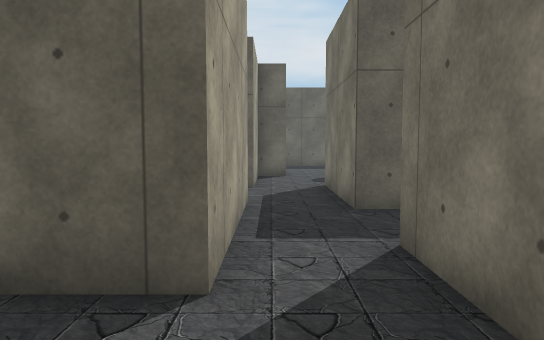
view 1 (above)

20 first-person views from a walk through a 3-D level made in the Unity game engine. The camera is 1.2 m above the floor, tilts 4° down and sees 70° across. The floor is counted in squares, 1 m on a side. Each view is taken from the middle of a square. On the plan, view 1 faces up. The plan holds only what a view shows up to about 15 squares ahead; the rest is blank. The place goes on beyond the plan. The player character is not drawn. Some animated figures are not drawn. Door leaves are left out, so doorways stand open. Some surface patterns are stand-ins.

view 2
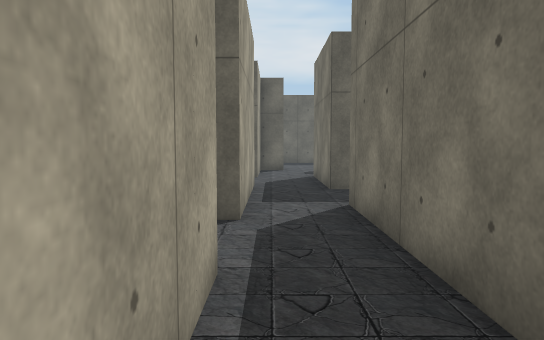

view 3
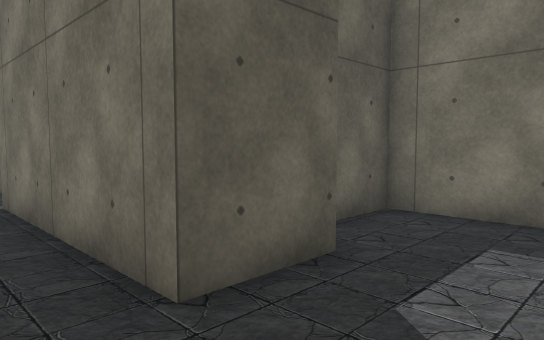

view 4
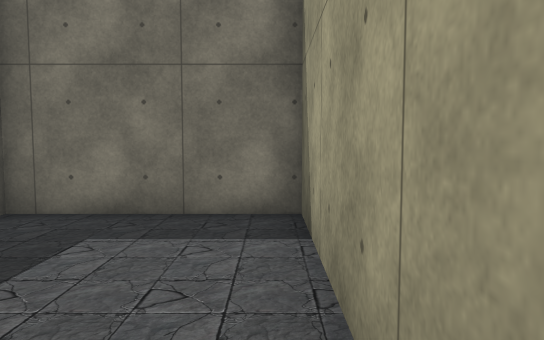

view 5
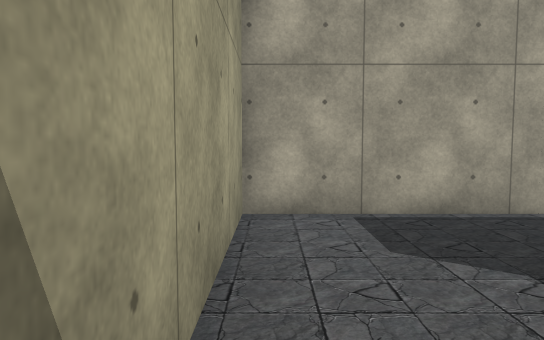

view 6
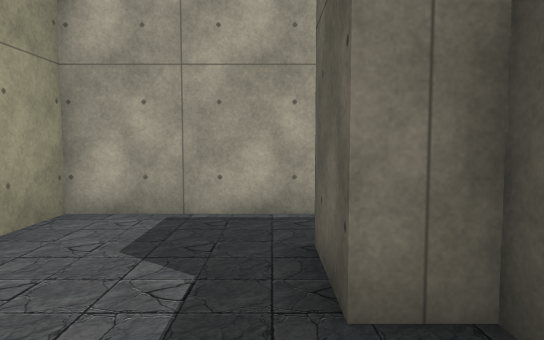

view 7
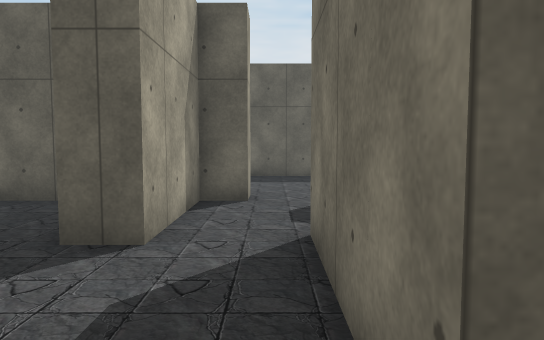

view 8
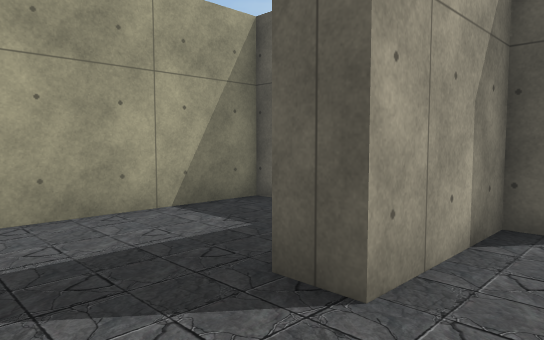

view 9
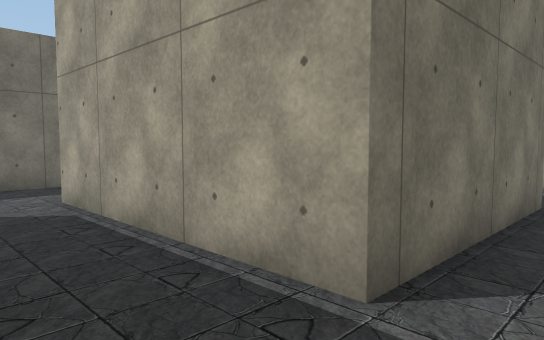

view 10
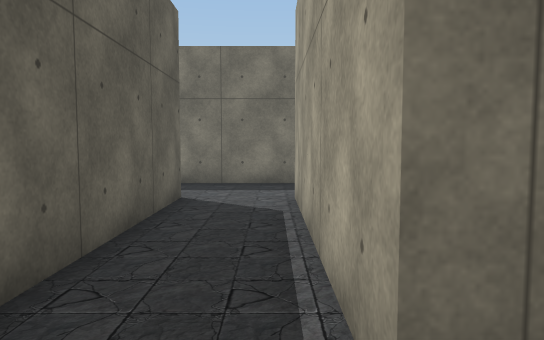

view 11
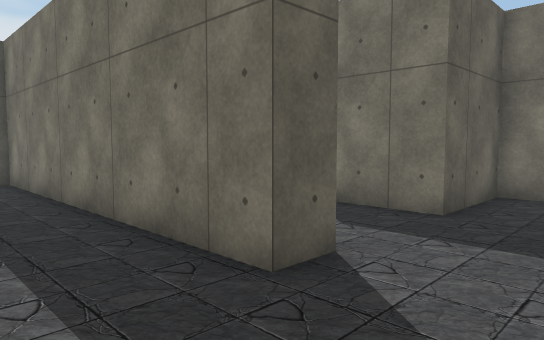

view 12
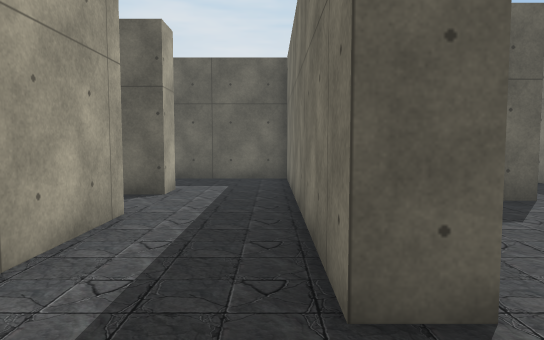

view 13
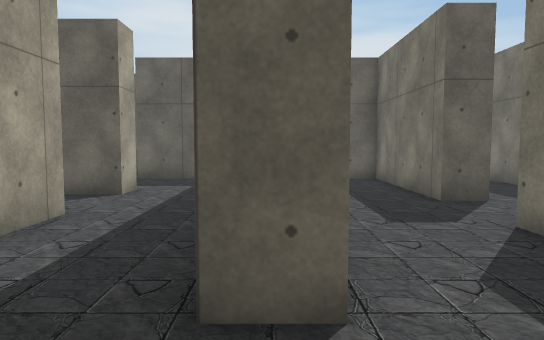

view 14
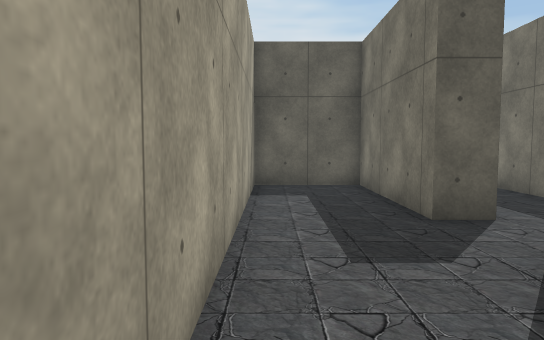

view 15
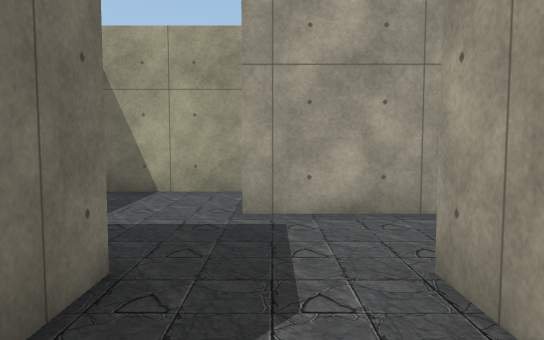

view 16
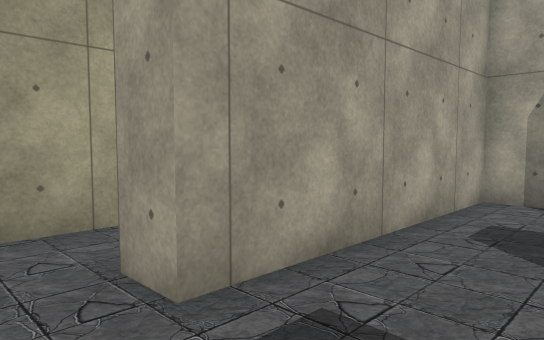

view 17
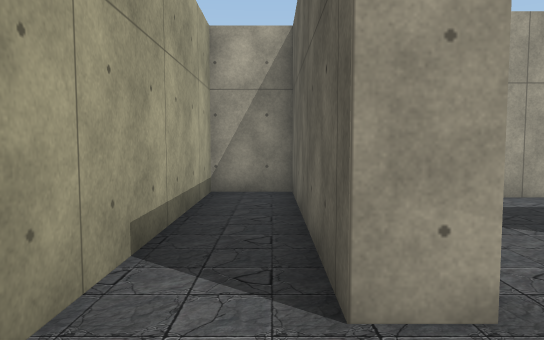

view 18
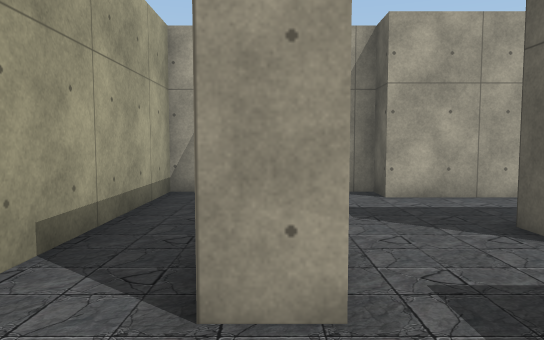

view 19
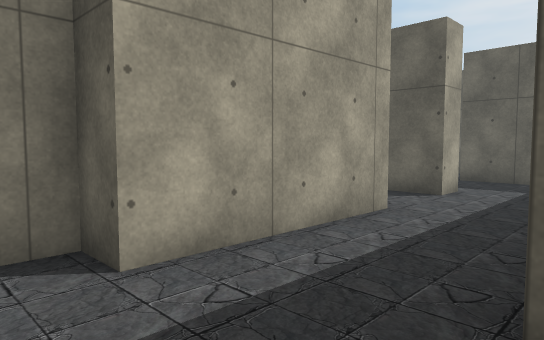

view 20
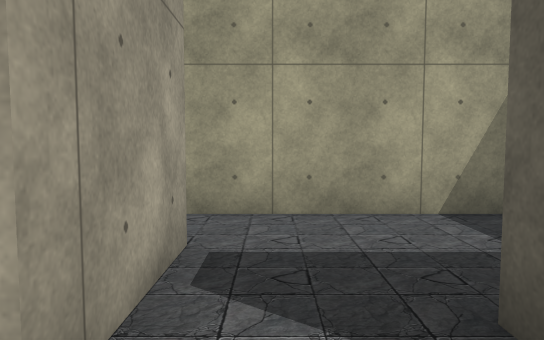

### Floor plan
Ten units are one square. View 1 is at (0, 0); x grows to the right and y downward. Boxes are objects, and circles mark ways between rooms. Rooms are numbered by the first view taken in them; rooms with no view inside come last. Other rooms are left out.
<svg viewBox="-60 -145 240 205">
<path fill="none" stroke="#000" d="M-5 -5 -5 15M-5 -45 -5 -30M15 15 15 -45M-5 15 -5 55 65 55 65 5 35 5 35 15 15 15M85 -81 85 -70 15 -70M175 -5 155 -5 155 -35M166 -60 155 -60 155 -110 125 -110 125 -5 115 -5 115 -110 85 -110M15 -45 85 -45 85 5 75 5 75 25 145 25 145 35 75 35 75 55 175 55M-5 -65 -5 -45M-5 -80 -5 -65M15 -70 15 -110M-5 -115 -5 -105M-5 -105 -15 -105M-34 -140 -55 -140 -55 -85M-35 -80 -5 -80"/>
<circle cx="5" cy="5" r="3" fill="#2a7"/>
<circle cx="5" cy="-35" r="3" fill="#2a7"/>
<circle cx="5" cy="-75" r="3" fill="#2a7"/>
<circle cx="-10" cy="-95" r="3" fill="#2a7"/>
<text x="0" y="-20">1</text>
<text x="30" y="30">2</text>
<text x="110" y="-20">3</text>
<text x="0" y="-90">4</text>
<text x="-30" y="-110">5</text>
</svg>
Room 1 opens to room 2. Room 1 opens to room 3. Room 3 opens to room 4. Room 4 opens to room 5.

Where each view was taken, in squares from view 1:
view 1: 0 up, 0 right, facing up
view 2: 3 down, 0 right, facing up
view 3: 4 down, 0 right, facing up-right
view 4: 5 down, 0 right, facing right
view 5: 5 down, 6 right, facing left
view 6: 2 down, 6 right, facing left
view 7: 6 up, 1 right, facing up
view 8: 8 up, 1 right, facing up-left
view 9: 7 up, 0 right, facing down-right
view 10: 5 up, 0 right, facing right
view 11: 2 down, 9 right, facing up-right
view 12: 2 down, 11 right, facing up
view 13: 2 down, 12 right, facing up
view 14: 0 up, 13 right, facing up
view 15: 4 up, 14 right, facing down
view 16: 0 up, 16 right, facing down-left
view 17: 4 down, 17 right, facing left
view 18: 3 down, 17 right, facing left
view 19: 2 down, 12 right, facing up-left
view 20: 9 up, 1 right, facing left
